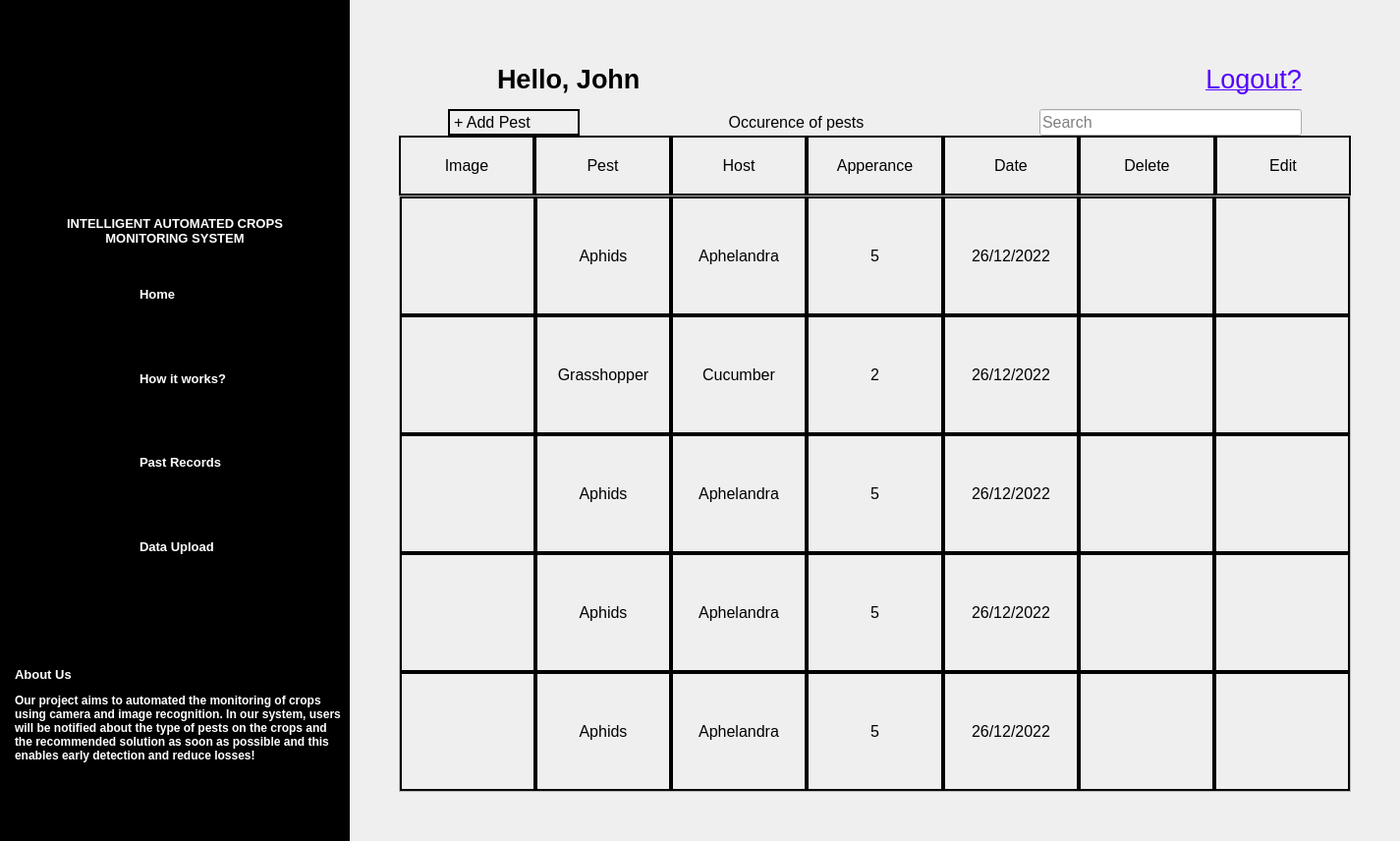
<?xml version="1.0" encoding="UTF-8"?>
<ui version="4.0">
 <class>Dialog</class>
 <widget class="QDialog" name="Dialog">
  <property name="windowModality">
   <enum>Qt::NonModal</enum>
  </property>
  <property name="enabled">
   <bool>true</bool>
  </property>
  <property name="geometry">
   <rect>
    <x>0</x>
    <y>0</y>
    <width>1425</width>
    <height>856</height>
   </rect>
  </property>
  <property name="acceptDrops">
   <bool>false</bool>
  </property>
  <property name="windowTitle">
   <string>Login</string>
  </property>
  <layout class="QHBoxLayout" name="horizontalLayout_6" stretch="1,3">
   <property name="spacing">
    <number>0</number>
   </property>
   <property name="leftMargin">
    <number>0</number>
   </property>
   <property name="topMargin">
    <number>0</number>
   </property>
   <property name="rightMargin">
    <number>0</number>
   </property>
   <property name="bottomMargin">
    <number>0</number>
   </property>
   <item>
    <layout class="QVBoxLayout" name="sidebar" stretch="25,5,40,30">
     <property name="spacing">
      <number>0</number>
     </property>
     <item>
      <widget class="ClickableLabel" name="logo">
       <property name="styleSheet">
        <string notr="true">background-color: rgb(0, 0, 0);</string>
       </property>
       <property name="text">
        <string/>
       </property>
       <property name="pixmap">
        <pixmap>Image/Register/Logo.png</pixmap>
       </property>
       <property name="scaledContents">
        <bool>false</bool>
       </property>
       <property name="alignment">
        <set>Qt::AlignCenter</set>
       </property>
      </widget>
     </item>
     <item>
      <widget class="QLabel" name="title_title">
       <property name="font">
        <font>
         <pointsize>10</pointsize>
         <weight>75</weight>
         <bold>true</bold>
        </font>
       </property>
       <property name="styleSheet">
        <string notr="true">background-color: rgb(0, 0, 0);
padding-left: 5px;
padding-right: 5px;</string>
       </property>
       <property name="text">
        <string>&lt;html&gt;&lt;head/&gt;&lt;body&gt;&lt;p align=&quot;center&quot;&gt;&lt;span style=&quot; color:#ffffff;&quot;&gt;INTELLIGENT AUTOMATED CROPS &lt;br/&gt;MONITORING SYSTEM&lt;/span&gt;&lt;/p&gt;&lt;/body&gt;&lt;/html&gt;</string>
       </property>
       <property name="textFormat">
        <enum>Qt::RichText</enum>
       </property>
       <property name="alignment">
        <set>Qt::AlignCenter</set>
       </property>
       <property name="wordWrap">
        <bool>true</bool>
       </property>
      </widget>
     </item>
     <item>
      <layout class="QVBoxLayout" name="title_selection">
       <property name="spacing">
        <number>0</number>
       </property>
       <item>
        <layout class="QHBoxLayout" name="title_home" stretch="40,60">
         <property name="spacing">
          <number>0</number>
         </property>
         <property name="rightMargin">
          <number>0</number>
         </property>
         <item>
          <widget class="ClickableLabel" name="title_home_img">
           <property name="minimumSize">
            <size>
             <width>0</width>
             <height>0</height>
            </size>
           </property>
           <property name="mouseTracking">
            <bool>false</bool>
           </property>
           <property name="autoFillBackground">
            <bool>false</bool>
           </property>
           <property name="styleSheet">
            <string notr="true">background-color: rgb(0, 0, 0);</string>
           </property>
           <property name="frameShadow">
            <enum>QFrame::Plain</enum>
           </property>
           <property name="text">
            <string/>
           </property>
           <property name="pixmap">
            <pixmap>Image/Register/house.png</pixmap>
           </property>
           <property name="scaledContents">
            <bool>false</bool>
           </property>
           <property name="alignment">
            <set>Qt::AlignCenter</set>
           </property>
          </widget>
         </item>
         <item>
          <widget class="ClickableLabel" name="title_home_text">
           <property name="font">
            <font>
             <weight>75</weight>
             <bold>true</bold>
            </font>
           </property>
           <property name="mouseTracking">
            <bool>true</bool>
           </property>
           <property name="styleSheet">
            <string notr="true">background-color: rgb(0, 0, 0);</string>
           </property>
           <property name="text">
            <string>&lt;html&gt;&lt;head/&gt;&lt;body&gt;&lt;p&gt;&lt;span style=&quot; font-size:10pt; color:#ffffff;&quot;&gt;Home&lt;/span&gt;&lt;/p&gt;&lt;/body&gt;&lt;/html&gt;</string>
           </property>
           <property name="scaledContents">
            <bool>false</bool>
           </property>
           <property name="alignment">
            <set>Qt::AlignLeading|Qt::AlignLeft|Qt::AlignVCenter</set>
           </property>
          </widget>
         </item>
        </layout>
       </item>
       <item>
        <layout class="QHBoxLayout" name="title_info" stretch="40,60">
         <property name="spacing">
          <number>0</number>
         </property>
         <item>
          <widget class="ClickableLabel" name="title_info_img">
           <property name="styleSheet">
            <string notr="true">background-color: rgb(0, 0, 0);</string>
           </property>
           <property name="text">
            <string/>
           </property>
           <property name="pixmap">
            <pixmap>Image/Register/User Manual.png</pixmap>
           </property>
           <property name="alignment">
            <set>Qt::AlignCenter</set>
           </property>
          </widget>
         </item>
         <item>
          <widget class="ClickableLabel" name="title_info_text">
           <property name="font">
            <font>
             <weight>75</weight>
             <bold>true</bold>
            </font>
           </property>
           <property name="mouseTracking">
            <bool>true</bool>
           </property>
           <property name="styleSheet">
            <string notr="true">background-color: rgb(0, 0, 0);</string>
           </property>
           <property name="text">
            <string>&lt;html&gt;&lt;head/&gt;&lt;body&gt;&lt;p&gt;&lt;span style=&quot; font-size:10pt; color:#ffffff;&quot;&gt;How it works?&lt;/span&gt;&lt;/p&gt;&lt;/body&gt;&lt;/html&gt;</string>
           </property>
           <property name="scaledContents">
            <bool>false</bool>
           </property>
           <property name="alignment">
            <set>Qt::AlignLeading|Qt::AlignLeft|Qt::AlignVCenter</set>
           </property>
          </widget>
         </item>
        </layout>
       </item>
       <item>
        <layout class="QHBoxLayout" name="title_record" stretch="40,60">
         <property name="spacing">
          <number>0</number>
         </property>
         <item>
          <widget class="ClickableLabel" name="title_record_img">
           <property name="styleSheet">
            <string notr="true">background-color: rgb(0, 0, 0);</string>
           </property>
           <property name="text">
            <string/>
           </property>
           <property name="pixmap">
            <pixmap>Image/Register/search.png</pixmap>
           </property>
           <property name="alignment">
            <set>Qt::AlignCenter</set>
           </property>
          </widget>
         </item>
         <item>
          <widget class="ClickableLabel" name="title_record_text">
           <property name="font">
            <font>
             <weight>75</weight>
             <bold>true</bold>
            </font>
           </property>
           <property name="mouseTracking">
            <bool>true</bool>
           </property>
           <property name="styleSheet">
            <string notr="true">background-color: rgb(0, 0, 0);</string>
           </property>
           <property name="text">
            <string>&lt;html&gt;&lt;head/&gt;&lt;body&gt;&lt;p&gt;&lt;span style=&quot; font-size:10pt; color:#ffffff;&quot;&gt;Past Records&lt;/span&gt;&lt;/p&gt;&lt;/body&gt;&lt;/html&gt;</string>
           </property>
           <property name="scaledContents">
            <bool>false</bool>
           </property>
           <property name="alignment">
            <set>Qt::AlignLeading|Qt::AlignLeft|Qt::AlignVCenter</set>
           </property>
          </widget>
         </item>
        </layout>
       </item>
       <item>
        <layout class="QHBoxLayout" name="title_upload" stretch="40,60">
         <property name="spacing">
          <number>0</number>
         </property>
         <item>
          <widget class="ClickableLabel" name="title_upload_img">
           <property name="styleSheet">
            <string notr="true">background-color: rgb(0, 0, 0);</string>
           </property>
           <property name="text">
            <string/>
           </property>
           <property name="pixmap">
            <pixmap>Image/Register/download.png</pixmap>
           </property>
           <property name="alignment">
            <set>Qt::AlignCenter</set>
           </property>
          </widget>
         </item>
         <item>
          <widget class="ClickableLabel" name="title_upload_text">
           <property name="font">
            <font>
             <weight>75</weight>
             <bold>true</bold>
            </font>
           </property>
           <property name="mouseTracking">
            <bool>true</bool>
           </property>
           <property name="styleSheet">
            <string notr="true">background-color: rgb(0, 0, 0);</string>
           </property>
           <property name="text">
            <string>&lt;html&gt;&lt;head/&gt;&lt;body&gt;&lt;p&gt;&lt;span style=&quot; font-size:10pt; color:#ffffff;&quot;&gt;Data Upload&lt;/span&gt;&lt;/p&gt;&lt;/body&gt;&lt;/html&gt;</string>
           </property>
           <property name="scaledContents">
            <bool>false</bool>
           </property>
           <property name="alignment">
            <set>Qt::AlignLeading|Qt::AlignLeft|Qt::AlignVCenter</set>
           </property>
          </widget>
         </item>
        </layout>
       </item>
      </layout>
     </item>
     <item>
      <widget class="QLabel" name="about_us">
       <property name="font">
        <font>
         <weight>75</weight>
         <bold>true</bold>
        </font>
       </property>
       <property name="styleSheet">
        <string notr="true">background-color: rgb(0, 0, 0);
padding-left: 5px;
padding-right: 8px;</string>
       </property>
       <property name="text">
        <string>&lt;html&gt;&lt;head/&gt;&lt;body&gt;&lt;p&gt;&lt;span style=&quot; font-size:10pt; font-weight:600; color:#ffffff;&quot;&gt;About Us&lt;/span&gt;&lt;/p&gt;&lt;p&gt;&lt;span style=&quot; color:#ffffff;&quot;&gt;Our project aims to automated the monitoring of crops using camera and image recognition. In our system, users will be notified about the type of pests on the crops and the recommended solution as soon as possible and this enables early detection and reduce losses!&lt;/span&gt;&lt;/p&gt;&lt;/body&gt;&lt;/html&gt;</string>
       </property>
       <property name="textFormat">
        <enum>Qt::RichText</enum>
       </property>
       <property name="wordWrap">
        <bool>true</bool>
       </property>
       <property name="indent">
        <number>10</number>
       </property>
      </widget>
     </item>
    </layout>
   </item>
   <item>
    <layout class="QVBoxLayout" name="verticalLayout_9" stretch="1,1,1,10">
     <property name="spacing">
      <number>0</number>
     </property>
     <property name="leftMargin">
      <number>50</number>
     </property>
     <property name="topMargin">
      <number>50</number>
     </property>
     <property name="rightMargin">
      <number>50</number>
     </property>
     <property name="bottomMargin">
      <number>50</number>
     </property>
     <item>
      <layout class="QHBoxLayout" name="horizontalLayout" stretch="7,1">
       <property name="spacing">
        <number>0</number>
       </property>
       <property name="leftMargin">
        <number>100</number>
       </property>
       <property name="rightMargin">
        <number>50</number>
       </property>
       <item>
        <widget class="QLabel" name="user_title">
         <property name="font">
          <font>
           <pointsize>20</pointsize>
           <weight>75</weight>
           <bold>true</bold>
          </font>
         </property>
         <property name="text">
          <string>Hello, John</string>
         </property>
         <property name="alignment">
          <set>Qt::AlignLeading|Qt::AlignLeft|Qt::AlignVCenter</set>
         </property>
        </widget>
       </item>
       <item>
        <widget class="ClickableLabel" name="user_profile">
         <property name="font">
          <font>
           <pointsize>20</pointsize>
          </font>
         </property>
         <property name="text">
          <string>&lt;html&gt;&lt;head/&gt;&lt;body&gt;&lt;p&gt;&lt;span style=&quot; text-decoration: underline; color:#5500ff;&quot;&gt;Logout?&lt;/span&gt;&lt;/p&gt;&lt;/body&gt;&lt;/html&gt;</string>
         </property>
         <property name="alignment">
          <set>Qt::AlignRight|Qt::AlignTrailing|Qt::AlignVCenter</set>
         </property>
        </widget>
       </item>
      </layout>
     </item>
     <item>
      <layout class="QHBoxLayout" name="horizontalLayout_2" stretch="1,3,0,2">
       <property name="spacing">
        <number>20</number>
       </property>
       <property name="leftMargin">
        <number>50</number>
       </property>
       <property name="rightMargin">
        <number>50</number>
       </property>
       <item>
        <widget class="ClickableLabel" name="user_add">
         <property name="font">
          <font>
           <pointsize>12</pointsize>
          </font>
         </property>
         <property name="styleSheet">
          <string notr="true">border: 2px solid black</string>
         </property>
         <property name="text">
          <string>&lt;html&gt;&lt;head/&gt;&lt;body&gt;&lt;p&gt;&lt;span style=&quot; color:#000000;&quot;&gt;+ Add Pest &lt;/span&gt;&lt;/p&gt;&lt;/body&gt;&lt;/html&gt;</string>
         </property>
        </widget>
       </item>
       <item>
        <widget class="QLabel" name="user_filtered">
         <property name="font">
          <font>
           <pointsize>12</pointsize>
          </font>
         </property>
         <property name="text">
          <string>Occurence of pests</string>
         </property>
         <property name="alignment">
          <set>Qt::AlignCenter</set>
         </property>
        </widget>
       </item>
       <item>
        <widget class="ClickableLabel" name="user_search_btn">
         <property name="text">
          <string/>
         </property>
         <property name="pixmap">
          <pixmap>Image/User/search.png</pixmap>
         </property>
         <property name="alignment">
          <set>Qt::AlignRight|Qt::AlignTrailing|Qt::AlignVCenter</set>
         </property>
        </widget>
       </item>
       <item>
        <widget class="QLineEdit" name="user_search">
         <property name="font">
          <font>
           <pointsize>12</pointsize>
          </font>
         </property>
         <property name="placeholderText">
          <string>Search</string>
         </property>
        </widget>
       </item>
      </layout>
     </item>
     <item>
      <layout class="QHBoxLayout" name="horizontalLayout_5">
       <property name="spacing">
        <number>0</number>
       </property>
       <item>
        <widget class="QLabel" name="user_pest_down">
         <property name="font">
          <font>
           <pointsize>12</pointsize>
          </font>
         </property>
         <property name="styleSheet">
          <string notr="true">border: 2px solid black</string>
         </property>
         <property name="text">
          <string>Image</string>
         </property>
         <property name="alignment">
          <set>Qt::AlignCenter</set>
         </property>
        </widget>
       </item>
       <item>
        <widget class="QLabel" name="user_pest_title">
         <property name="font">
          <font>
           <pointsize>12</pointsize>
          </font>
         </property>
         <property name="styleSheet">
          <string notr="true">border: 2px solid black</string>
         </property>
         <property name="text">
          <string>Pest</string>
         </property>
         <property name="alignment">
          <set>Qt::AlignCenter</set>
         </property>
        </widget>
       </item>
       <item>
        <widget class="QLabel" name="user_host_title">
         <property name="font">
          <font>
           <pointsize>12</pointsize>
          </font>
         </property>
         <property name="styleSheet">
          <string notr="true">border: 2px solid black</string>
         </property>
         <property name="text">
          <string>Host</string>
         </property>
         <property name="alignment">
          <set>Qt::AlignCenter</set>
         </property>
        </widget>
       </item>
       <item>
        <widget class="QLabel" name="user_total_title">
         <property name="font">
          <font>
           <pointsize>12</pointsize>
          </font>
         </property>
         <property name="styleSheet">
          <string notr="true">border: 2px solid black</string>
         </property>
         <property name="text">
          <string>Apperance</string>
         </property>
         <property name="alignment">
          <set>Qt::AlignCenter</set>
         </property>
        </widget>
       </item>
       <item>
        <widget class="QLabel" name="user_date_title">
         <property name="font">
          <font>
           <pointsize>12</pointsize>
          </font>
         </property>
         <property name="styleSheet">
          <string notr="true">border: 2px solid black</string>
         </property>
         <property name="text">
          <string>Date</string>
         </property>
         <property name="alignment">
          <set>Qt::AlignCenter</set>
         </property>
        </widget>
       </item>
       <item>
        <widget class="QLabel" name="user_trash_title">
         <property name="font">
          <font>
           <pointsize>12</pointsize>
          </font>
         </property>
         <property name="styleSheet">
          <string notr="true">border: 2px solid black</string>
         </property>
         <property name="text">
          <string>Delete</string>
         </property>
         <property name="alignment">
          <set>Qt::AlignCenter</set>
         </property>
        </widget>
       </item>
       <item>
        <widget class="QLabel" name="user_edit_title">
         <property name="font">
          <font>
           <pointsize>12</pointsize>
          </font>
         </property>
         <property name="styleSheet">
          <string notr="true">border: 2px solid black</string>
         </property>
         <property name="text">
          <string>Edit</string>
         </property>
         <property name="alignment">
          <set>Qt::AlignCenter</set>
         </property>
        </widget>
       </item>
      </layout>
     </item>
     <item>
      <widget class="QScrollArea" name="scrollArea">
       <property name="widgetResizable">
        <bool>true</bool>
       </property>
       <widget class="QWidget" name="scrollAreaWidgetContents">
        <property name="geometry">
         <rect>
          <x>0</x>
          <y>0</y>
          <width>967</width>
          <height>580</height>
         </rect>
        </property>
        <layout class="QVBoxLayout" name="verticalLayout">
         <property name="spacing">
          <number>0</number>
         </property>
         <property name="leftMargin">
          <number>0</number>
         </property>
         <property name="topMargin">
          <number>0</number>
         </property>
         <property name="rightMargin">
          <number>0</number>
         </property>
         <property name="bottomMargin">
          <number>0</number>
         </property>
         <item>
          <layout class="QHBoxLayout" name="horizontalLayout_4">
           <property name="spacing">
            <number>0</number>
           </property>
           <item>
            <layout class="QVBoxLayout" name="verticalLayout_2" stretch="2,2,2,2,2">
             <property name="spacing">
              <number>0</number>
             </property>
             <item>
              <widget class="QLabel" name="user_img1">
               <property name="styleSheet">
                <string notr="true">border: 2px solid black</string>
               </property>
               <property name="text">
                <string/>
               </property>
               <property name="pixmap">
                <pixmap>Image/User/Pest1.png</pixmap>
               </property>
               <property name="alignment">
                <set>Qt::AlignCenter</set>
               </property>
              </widget>
             </item>
             <item>
              <widget class="QLabel" name="user_img2">
               <property name="styleSheet">
                <string notr="true">border: 2px solid black</string>
               </property>
               <property name="text">
                <string/>
               </property>
               <property name="pixmap">
                <pixmap>Image/User/Pest2.png</pixmap>
               </property>
               <property name="alignment">
                <set>Qt::AlignCenter</set>
               </property>
              </widget>
             </item>
             <item>
              <widget class="QLabel" name="user_img3">
               <property name="styleSheet">
                <string notr="true">border: 2px solid black</string>
               </property>
               <property name="text">
                <string/>
               </property>
               <property name="pixmap">
                <pixmap>Image/User/Pest1.png</pixmap>
               </property>
               <property name="alignment">
                <set>Qt::AlignCenter</set>
               </property>
              </widget>
             </item>
             <item>
              <widget class="QLabel" name="user_img4">
               <property name="styleSheet">
                <string notr="true">border: 2px solid black</string>
               </property>
               <property name="text">
                <string/>
               </property>
               <property name="pixmap">
                <pixmap>Image/User/Pest1.png</pixmap>
               </property>
               <property name="alignment">
                <set>Qt::AlignCenter</set>
               </property>
              </widget>
             </item>
             <item>
              <widget class="QLabel" name="user_img5">
               <property name="styleSheet">
                <string notr="true">border: 2px solid black</string>
               </property>
               <property name="text">
                <string/>
               </property>
               <property name="pixmap">
                <pixmap>Image/User/Pest1.png</pixmap>
               </property>
               <property name="alignment">
                <set>Qt::AlignCenter</set>
               </property>
              </widget>
             </item>
            </layout>
           </item>
           <item>
            <layout class="QVBoxLayout" name="verticalLayout_3" stretch="2,2,2,2,2">
             <property name="spacing">
              <number>0</number>
             </property>
             <item>
              <widget class="QLabel" name="user_pest1">
               <property name="font">
                <font>
                 <pointsize>12</pointsize>
                </font>
               </property>
               <property name="styleSheet">
                <string notr="true">border: 2px solid black</string>
               </property>
               <property name="text">
                <string>Aphids</string>
               </property>
               <property name="alignment">
                <set>Qt::AlignCenter</set>
               </property>
              </widget>
             </item>
             <item>
              <widget class="QLabel" name="user_pest2">
               <property name="font">
                <font>
                 <pointsize>12</pointsize>
                </font>
               </property>
               <property name="styleSheet">
                <string notr="true">border: 2px solid black</string>
               </property>
               <property name="text">
                <string>Grasshopper</string>
               </property>
               <property name="alignment">
                <set>Qt::AlignCenter</set>
               </property>
              </widget>
             </item>
             <item>
              <widget class="QLabel" name="user_pest3">
               <property name="font">
                <font>
                 <pointsize>12</pointsize>
                </font>
               </property>
               <property name="styleSheet">
                <string notr="true">border: 2px solid black</string>
               </property>
               <property name="text">
                <string>Aphids</string>
               </property>
               <property name="alignment">
                <set>Qt::AlignCenter</set>
               </property>
              </widget>
             </item>
             <item>
              <widget class="QLabel" name="user_pest4">
               <property name="font">
                <font>
                 <pointsize>12</pointsize>
                </font>
               </property>
               <property name="styleSheet">
                <string notr="true">border: 2px solid black</string>
               </property>
               <property name="text">
                <string>Aphids</string>
               </property>
               <property name="alignment">
                <set>Qt::AlignCenter</set>
               </property>
              </widget>
             </item>
             <item>
              <widget class="QLabel" name="user_pest5">
               <property name="font">
                <font>
                 <pointsize>12</pointsize>
                </font>
               </property>
               <property name="styleSheet">
                <string notr="true">border: 2px solid black</string>
               </property>
               <property name="text">
                <string>Aphids</string>
               </property>
               <property name="alignment">
                <set>Qt::AlignCenter</set>
               </property>
              </widget>
             </item>
            </layout>
           </item>
           <item>
            <layout class="QVBoxLayout" name="verticalLayout_4" stretch="2,2,2,2,2">
             <property name="spacing">
              <number>0</number>
             </property>
             <item>
              <widget class="QLabel" name="user_host1">
               <property name="font">
                <font>
                 <pointsize>12</pointsize>
                </font>
               </property>
               <property name="styleSheet">
                <string notr="true">border: 2px solid black</string>
               </property>
               <property name="text">
                <string>Aphelandra</string>
               </property>
               <property name="alignment">
                <set>Qt::AlignCenter</set>
               </property>
              </widget>
             </item>
             <item>
              <widget class="QLabel" name="user_host2">
               <property name="font">
                <font>
                 <pointsize>12</pointsize>
                </font>
               </property>
               <property name="styleSheet">
                <string notr="true">border: 2px solid black</string>
               </property>
               <property name="text">
                <string>Cucumber</string>
               </property>
               <property name="alignment">
                <set>Qt::AlignCenter</set>
               </property>
              </widget>
             </item>
             <item>
              <widget class="QLabel" name="user_host3">
               <property name="font">
                <font>
                 <pointsize>12</pointsize>
                </font>
               </property>
               <property name="styleSheet">
                <string notr="true">border: 2px solid black</string>
               </property>
               <property name="text">
                <string>Aphelandra</string>
               </property>
               <property name="alignment">
                <set>Qt::AlignCenter</set>
               </property>
              </widget>
             </item>
             <item>
              <widget class="QLabel" name="user_host4">
               <property name="font">
                <font>
                 <pointsize>12</pointsize>
                </font>
               </property>
               <property name="styleSheet">
                <string notr="true">border: 2px solid black</string>
               </property>
               <property name="text">
                <string>Aphelandra</string>
               </property>
               <property name="alignment">
                <set>Qt::AlignCenter</set>
               </property>
              </widget>
             </item>
             <item>
              <widget class="QLabel" name="user_host5">
               <property name="font">
                <font>
                 <pointsize>12</pointsize>
                </font>
               </property>
               <property name="styleSheet">
                <string notr="true">border: 2px solid black</string>
               </property>
               <property name="text">
                <string>Aphelandra</string>
               </property>
               <property name="alignment">
                <set>Qt::AlignCenter</set>
               </property>
              </widget>
             </item>
            </layout>
           </item>
           <item>
            <layout class="QVBoxLayout" name="verticalLayout_5" stretch="2,2,2,2,2">
             <property name="spacing">
              <number>0</number>
             </property>
             <item>
              <widget class="QLabel" name="user_total1">
               <property name="font">
                <font>
                 <pointsize>12</pointsize>
                </font>
               </property>
               <property name="styleSheet">
                <string notr="true">border: 2px solid black</string>
               </property>
               <property name="text">
                <string>5</string>
               </property>
               <property name="alignment">
                <set>Qt::AlignCenter</set>
               </property>
              </widget>
             </item>
             <item>
              <widget class="QLabel" name="user_total2">
               <property name="font">
                <font>
                 <pointsize>12</pointsize>
                </font>
               </property>
               <property name="styleSheet">
                <string notr="true">border: 2px solid black</string>
               </property>
               <property name="text">
                <string>2</string>
               </property>
               <property name="alignment">
                <set>Qt::AlignCenter</set>
               </property>
              </widget>
             </item>
             <item>
              <widget class="QLabel" name="user_total3">
               <property name="font">
                <font>
                 <pointsize>12</pointsize>
                </font>
               </property>
               <property name="styleSheet">
                <string notr="true">border: 2px solid black</string>
               </property>
               <property name="text">
                <string>5</string>
               </property>
               <property name="alignment">
                <set>Qt::AlignCenter</set>
               </property>
              </widget>
             </item>
             <item>
              <widget class="QLabel" name="user_total4">
               <property name="font">
                <font>
                 <pointsize>12</pointsize>
                </font>
               </property>
               <property name="styleSheet">
                <string notr="true">border: 2px solid black</string>
               </property>
               <property name="text">
                <string>5</string>
               </property>
               <property name="alignment">
                <set>Qt::AlignCenter</set>
               </property>
              </widget>
             </item>
             <item>
              <widget class="QLabel" name="user_total5">
               <property name="font">
                <font>
                 <pointsize>12</pointsize>
                </font>
               </property>
               <property name="styleSheet">
                <string notr="true">border: 2px solid black</string>
               </property>
               <property name="text">
                <string>5</string>
               </property>
               <property name="alignment">
                <set>Qt::AlignCenter</set>
               </property>
              </widget>
             </item>
            </layout>
           </item>
           <item>
            <layout class="QVBoxLayout" name="verticalLayout_6" stretch="2,2,2,2,2">
             <property name="spacing">
              <number>0</number>
             </property>
             <item>
              <widget class="QLabel" name="user_date1">
               <property name="font">
                <font>
                 <pointsize>12</pointsize>
                </font>
               </property>
               <property name="styleSheet">
                <string notr="true">border: 2px solid black</string>
               </property>
               <property name="text">
                <string>26/12/2022</string>
               </property>
               <property name="alignment">
                <set>Qt::AlignCenter</set>
               </property>
              </widget>
             </item>
             <item>
              <widget class="QLabel" name="user_date2">
               <property name="font">
                <font>
                 <pointsize>12</pointsize>
                </font>
               </property>
               <property name="styleSheet">
                <string notr="true">border: 2px solid black</string>
               </property>
               <property name="text">
                <string>26/12/2022</string>
               </property>
               <property name="alignment">
                <set>Qt::AlignCenter</set>
               </property>
              </widget>
             </item>
             <item>
              <widget class="QLabel" name="user_date3">
               <property name="font">
                <font>
                 <pointsize>12</pointsize>
                </font>
               </property>
               <property name="styleSheet">
                <string notr="true">border: 2px solid black</string>
               </property>
               <property name="text">
                <string>26/12/2022</string>
               </property>
               <property name="alignment">
                <set>Qt::AlignCenter</set>
               </property>
              </widget>
             </item>
             <item>
              <widget class="QLabel" name="user_date4">
               <property name="font">
                <font>
                 <pointsize>12</pointsize>
                </font>
               </property>
               <property name="styleSheet">
                <string notr="true">border: 2px solid black</string>
               </property>
               <property name="text">
                <string>26/12/2022</string>
               </property>
               <property name="alignment">
                <set>Qt::AlignCenter</set>
               </property>
              </widget>
             </item>
             <item>
              <widget class="QLabel" name="user_date5">
               <property name="font">
                <font>
                 <pointsize>12</pointsize>
                </font>
               </property>
               <property name="styleSheet">
                <string notr="true">border: 2px solid black</string>
               </property>
               <property name="text">
                <string>26/12/2022</string>
               </property>
               <property name="alignment">
                <set>Qt::AlignCenter</set>
               </property>
              </widget>
             </item>
            </layout>
           </item>
           <item>
            <layout class="QVBoxLayout" name="verticalLayout_7" stretch="2,2,2,2,2">
             <property name="spacing">
              <number>0</number>
             </property>
             <item>
              <widget class="ClickableLabel" name="user_trash1">
               <property name="styleSheet">
                <string notr="true">border: 2px solid black</string>
               </property>
               <property name="text">
                <string/>
               </property>
               <property name="pixmap">
                <pixmap>Image/User/Trash.png</pixmap>
               </property>
               <property name="alignment">
                <set>Qt::AlignCenter</set>
               </property>
              </widget>
             </item>
             <item>
              <widget class="ClickableLabel" name="user_trash2">
               <property name="styleSheet">
                <string notr="true">border: 2px solid black</string>
               </property>
               <property name="text">
                <string/>
               </property>
               <property name="pixmap">
                <pixmap>Image/User/Trash.png</pixmap>
               </property>
               <property name="alignment">
                <set>Qt::AlignCenter</set>
               </property>
              </widget>
             </item>
             <item>
              <widget class="ClickableLabel" name="user_trash3">
               <property name="styleSheet">
                <string notr="true">border: 2px solid black</string>
               </property>
               <property name="text">
                <string/>
               </property>
               <property name="pixmap">
                <pixmap>Image/User/Trash.png</pixmap>
               </property>
               <property name="alignment">
                <set>Qt::AlignCenter</set>
               </property>
              </widget>
             </item>
             <item>
              <widget class="ClickableLabel" name="user_trash4">
               <property name="styleSheet">
                <string notr="true">border: 2px solid black</string>
               </property>
               <property name="text">
                <string/>
               </property>
               <property name="pixmap">
                <pixmap>Image/User/Trash.png</pixmap>
               </property>
               <property name="alignment">
                <set>Qt::AlignCenter</set>
               </property>
              </widget>
             </item>
             <item>
              <widget class="ClickableLabel" name="user_trash5">
               <property name="styleSheet">
                <string notr="true">border: 2px solid black</string>
               </property>
               <property name="text">
                <string/>
               </property>
               <property name="pixmap">
                <pixmap>Image/User/Trash.png</pixmap>
               </property>
               <property name="alignment">
                <set>Qt::AlignCenter</set>
               </property>
              </widget>
             </item>
            </layout>
           </item>
           <item>
            <layout class="QVBoxLayout" name="verticalLayout_8" stretch="2,2,2,2,2">
             <property name="spacing">
              <number>0</number>
             </property>
             <item>
              <widget class="ClickableLabel" name="user_edit1">
               <property name="styleSheet">
                <string notr="true">border: 2px solid black</string>
               </property>
               <property name="text">
                <string/>
               </property>
               <property name="pixmap">
                <pixmap>Image/User/edit.png</pixmap>
               </property>
               <property name="alignment">
                <set>Qt::AlignCenter</set>
               </property>
              </widget>
             </item>
             <item>
              <widget class="ClickableLabel" name="user_edit2">
               <property name="styleSheet">
                <string notr="true">border: 2px solid black</string>
               </property>
               <property name="text">
                <string/>
               </property>
               <property name="pixmap">
                <pixmap>Image/User/edit.png</pixmap>
               </property>
               <property name="alignment">
                <set>Qt::AlignCenter</set>
               </property>
              </widget>
             </item>
             <item>
              <widget class="ClickableLabel" name="user_edit3">
               <property name="styleSheet">
                <string notr="true">border: 2px solid black</string>
               </property>
               <property name="text">
                <string/>
               </property>
               <property name="pixmap">
                <pixmap>Image/User/edit.png</pixmap>
               </property>
               <property name="alignment">
                <set>Qt::AlignCenter</set>
               </property>
              </widget>
             </item>
             <item>
              <widget class="ClickableLabel" name="user_edit4">
               <property name="styleSheet">
                <string notr="true">border: 2px solid black</string>
               </property>
               <property name="text">
                <string/>
               </property>
               <property name="pixmap">
                <pixmap>Image/User/edit.png</pixmap>
               </property>
               <property name="alignment">
                <set>Qt::AlignCenter</set>
               </property>
              </widget>
             </item>
             <item>
              <widget class="ClickableLabel" name="user_edit5">
               <property name="styleSheet">
                <string notr="true">border: 2px solid black</string>
               </property>
               <property name="text">
                <string/>
               </property>
               <property name="pixmap">
                <pixmap>Image/User/edit.png</pixmap>
               </property>
               <property name="alignment">
                <set>Qt::AlignCenter</set>
               </property>
              </widget>
             </item>
            </layout>
           </item>
          </layout>
         </item>
        </layout>
       </widget>
      </widget>
     </item>
    </layout>
   </item>
  </layout>
 </widget>
 <customwidgets>
  <customwidget>
   <class>ClickableLabel</class>
   <extends>QLabel</extends>
   <header location="global">clickablelabel.h</header>
  </customwidget>
 </customwidgets>
 <resources/>
 <connections/>
</ui>
